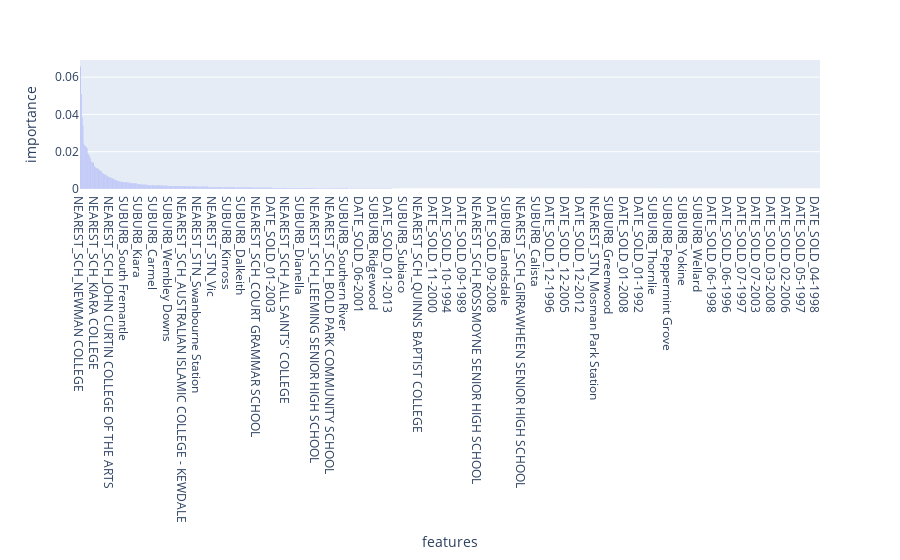

Source (notebook cell):
### Code cell
# plot feature importance
fig = px.bar(df_feature_importance, x='features', y='importance')
fig.show()

### Figure 1 — Plotly figure (JSON) as saved in the notebook; plotly's stock layout.template omitted (floating-point values rounded to 4 significant figures; data arrays with more than 128 entries replaced by an {"elided": "..."} marker saying what was removed)
{"data": [{"alignmentgroup": "True", "hovertemplate": "features=%{x}<br>importance=%{y}<extra></extra>", "legendgroup": "", "marker": {"color": "#636efa", "pattern": {"shape": ""}}, "name": "", "offsetgroup": "", "orientation": "v", "showlegend": false, "textposition": "auto", "type": "bar", "x": {"elided": "905 str values"}, "xaxis": "x", "y": {"elided": "905 float values"}, "yaxis": "y"}], "layout": {"barmode": "relative", "legend": {"tracegroupgap": 0}, "margin": {"t": 60}, "xaxis": {"anchor": "y", "domain": [0, 1], "title": {"text": "features"}}, "yaxis": {"anchor": "x", "domain": [0, 1], "title": {"text": "importance"}}}}
